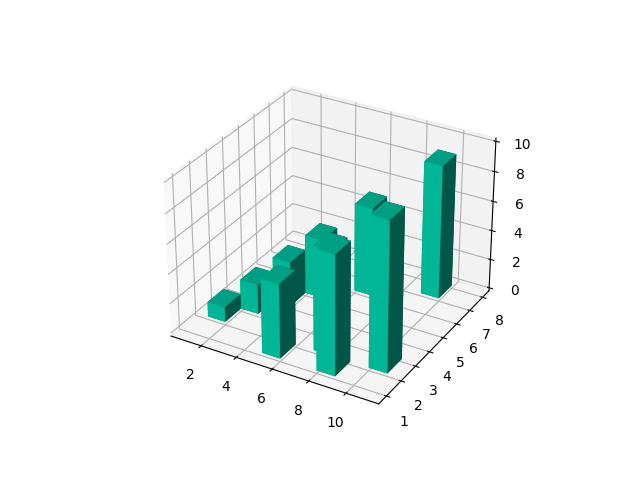

The Python source for this figure:
from mpl_toolkits.mplot3d import Axes3D
import matplotlib.pyplot as plt
import numpy as np

fig = plt.figure()
ax1 = fig.add_subplot(111, projection='3d')

xpos = [1,2,3,4,5,6,7,8,9,10]
ypos = [2,3,4,5,1,6,2,1,7,2]
num_elements = len(xpos)
zpos = [0,0,0,0,0,0,0,0,0,0]
dx = np.ones(10)
dy = np.ones(10)
dz = [1,2,3,4,5,6,7,8,9,10]

ax1.bar3d(xpos, ypos, zpos, dx, dy, dz, color='#00ceaa')

plt.savefig("3DBarChart.png")
plt.show()